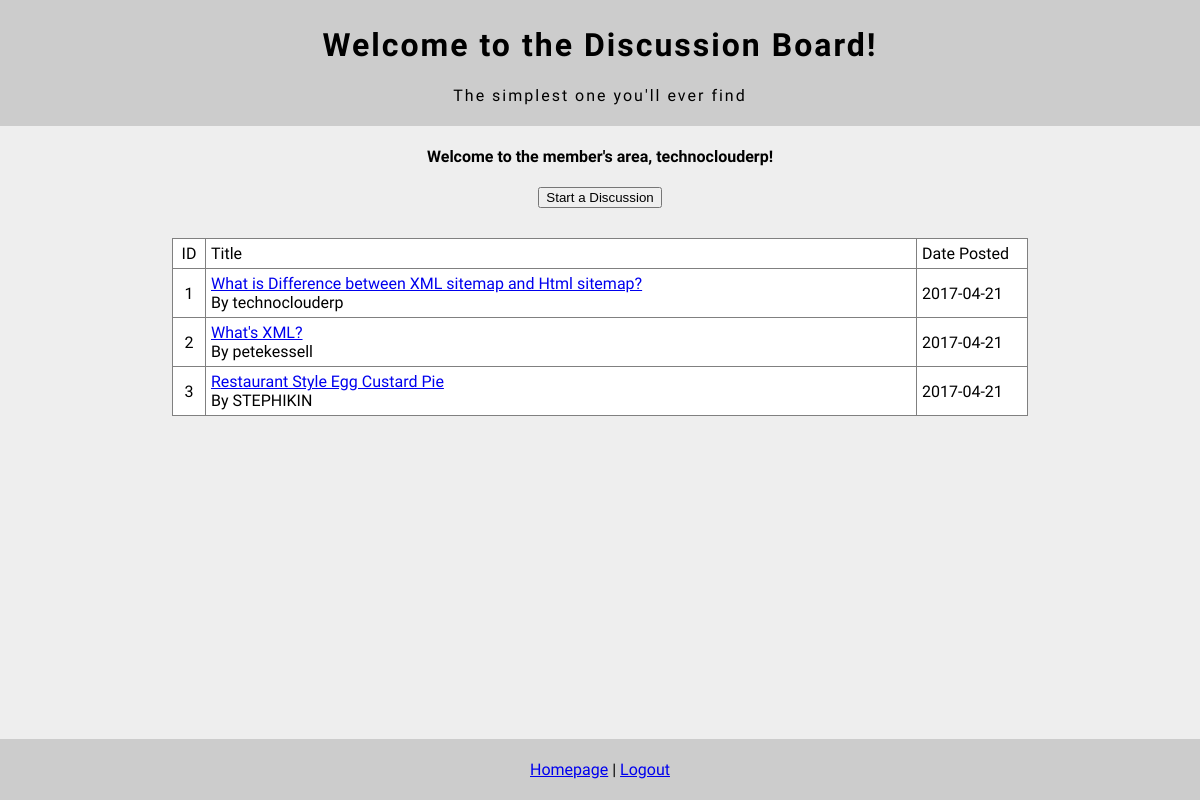
/ (signed in), run on the app's committed database.
### tables this page shows
CREATE TABLE `topics` (
  `topics_id` int(11) NOT NULL,
  `topics_title` varchar(255) NOT NULL,
  `topics_description` text NOT NULL,
  `topics_user` varchar(255) NOT NULL,
  `topics_date` date NOT NULL
);

### index.php (the view, shortened to what this page needs)
<?php
	include 'connect.php';
	include 'header.php';
	if(isset($_SESSION['loggedin_admin']) && ($_SESSION['loggedin_admin'] == true || $_SESSION['loggedin_admin'] == false)){
?>
		<h4>Welcome to the member's area, <?php echo $_SESSION['username'];?>!</h4>
		<a href='create_topic.php'><button>Start a Discussion</button></a>
<?php
	} else {
		echo "<p><a href='login.php'>Login</a> to start a discussion</p>";
	}
?>
		<table border="1px solid" align="center">
			<tr>
				<td class="id" width="30px"><span>ID</span></td>
				<td class="title" width="700px">Title</td>
				<td class="date" width="100px">Date Posted</td>
			<tr>
<?php
		$idCount = 0;
		$check = mysqli_query($database, "SELECT * FROM topics");
		if (mysqli_num_rows($check) != 0){
			while($row = mysqli_fetch_assoc($check)){
				$id = $row['topics_id'];
				echo "<tr>";
				echo "  <td class='id'>".++$idCount."</td>
						<td class='title'><a href='topic.php?id=$id'>".$row['topics_title']."</a><br>By ".$row['topics_user']."</td>
						<td class='date'>".$row['topics_date']."</td>
					</tr>";
			}
		} else {
			echo "<br><br>No topics found, be the first one to start!";
		}
		echo "</table>";
include 'footer.php';
?>

### stylesheet.css (style rules this page uses)
html, body { margin: 0; padding: 0; font-family: 'Dosis', sans-serif; background-color: #eee; }
table { border-collapse: collapse; margin: 30px auto; background-color: #fff; margin-bottom: 100px; }
#align, tr, td { text-align: left; }
.id { text-align: center; }
.title, .date { padding: 5px; }
.wrapper { text-align: center; }

### data on the page
topics: topics_title "What is Difference between XML sitemap and Html sitemap?", topics_user "technoclouderp", topics_date "2017-04-21"
topics: topics_title "What's XML?", topics_user "petekessell", topics_date "2017-04-21"
topics: topics_title "Restaurant Style Egg Custard Pie", topics_user "STEPHIKIN", topics_date "2017-04-21"

### other printed values
$_SESSION['username'] "technoclouderp"
